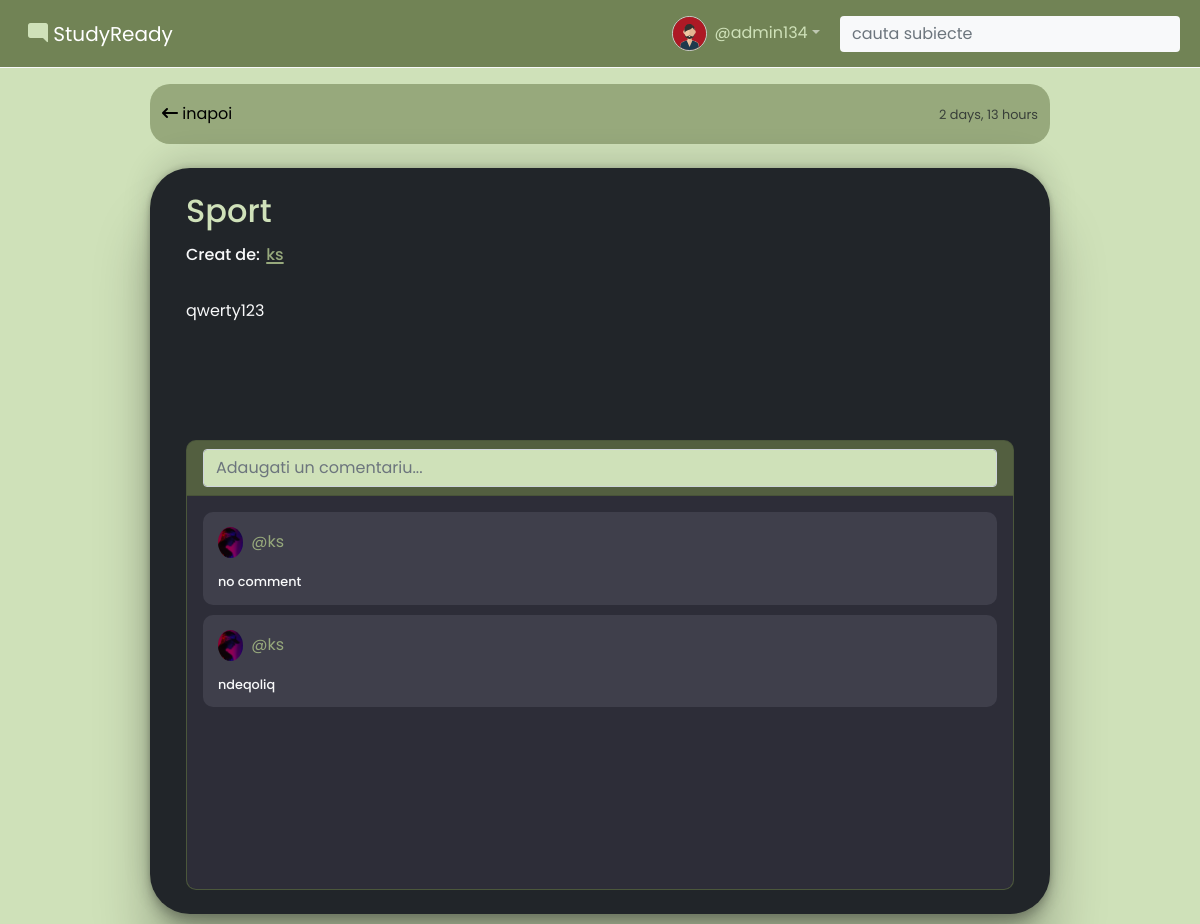
Page /room/1/ (signed in) on the committed database.
### base/models.py (models this page shows, shortened)
class User(AbstractUser):
    name = models.CharField(max_length=200, null=True)
    email = models.EmailField(null=True, unique=True)
    about = models.TextField(null=True)
    profile = models.ImageField(null=True, default="avatar.svg")
    USERNAME_FIELD = 'email'
    REQUIRED_FIELDS = []

class Room(models.Model):
    host = models.ForeignKey(User, on_delete=models.SET_NULL, null=True)
    topic = models.ForeignKey(Topic, on_delete=models.SET_NULL, null=True)
    name = models.CharField(max_length=200)
    description = models.TextField(null = True, blank=True)
    participants = models.ManyToManyField(User, related_name="participants", blank=True)
    updated = models.DateTimeField(auto_now=True)
    created = models.DateTimeField(auto_now_add=True)

class Message(models.Model):
    user = models.ForeignKey(User, on_delete=models.CASCADE)
    room = models.ForeignKey(Room, on_delete=models.CASCADE)
    body = models.TextField()
    updated = models.DateTimeField(auto_now=True)
    created = models.DateTimeField(auto_now_add=True)

### base/views.py (the view, shortened to what this page needs)
# urls.py: path('room/<str:pk>/', views.room, name="room"),
def room(request, pk):
    page = 'room'
    room = Room.objects.get(id = pk)
    recent_messages = room.message_set.all().order_by('-created')
    participants = room.participants.all()
    context = {'room': room, 'recent_messages':recent_messages,'participants':participants}
    return render(request,'base/room.html',context)

### base/templates/base/room.html (shortened to what this page needs)
{% extends 'main.html' %}
{% block content %}
	<div class="bg-light" style="height: 1px;"></div>
	<main>
		<div class="container w-75 mt-3">
			<div class="row d-flex align-items-center" id="title_row_room">
				<div class="col"><span id="title_room"> <a href="{{ request.META.HTTP_REFERER }}"
							style="text-decoration: none; color: black;"><i class="fa-solid fa-arrow-left-long"></i>
						inapoi</a></span></div>
				<div class="col text-start"><span id="time_room">{{room.created|timesince}}</span></div>
			</div>
		</div>
		<div class="container w-75 bg-dark mt-4" id="room_container" style="box-shadow: rgba(0, 0, 0, 0.25) 0px 54px 55px, rgba(0, 0, 0, 0.12) 0px -12px 30px, rgba(0, 0, 0, 0.12) 0px 4px 6px, rgba(0, 0, 0, 0.17) 0px 12px 13px, rgba(0, 0, 0, 0.09) 0px -3px 5px;">
			<div class="wrapper container w-100">
				<div class="row">
					<div class="col text-light p-4" style="overflow: auto; ">
						<div class="room_datails" style="overflow: auto; height: 200px;">
							<div class="title d-flex justify-content-between">
								<h1 class="fs-2" style="color: var(--color-intense);"> {{room.name}}</h1>
							</div>
							<h2> <span class="fs-6"> Creat de:</span> <a href="#" style="text-decoration: underline; color:var(--color-light);"><span class="fs-6">{{room.host.username}}</span></a> </h2><br>
							<p class="fs-6">{{room.description}}</p>
						</div>
						<div id="card_comments" class="mt-5 card w-100 text-dark " style="overflow: auto; background-color:var(--color-darker);">
							<div class="card-header">
								<div class="">
									{% if request.user.is_authenticated %}
									<form action="#" method="post">
										<input name="body" placeholder="Adaugati un comentariu..." class="w-100 form-control" style="background-color: var(--color-intense); color: var(--color-darker);"/>
									</form>
									{% endif %}
								</div>
							</div>
							<div class="card-body" style="background-color: #2D2D38; border: none;">
								{% for message in recent_messages %}
								<div class="wrapper w-100 text-light" id="comment">
									<div class="">
										<img src="{{message.user.profile.url}}"
										alt="" id="user_image_comment">
										<span  id="comment-user-name" class="fs-6">@{{message.user.username}}</span>
									</div>
									<h6 class="card-text mt-3 ">{{message.body}}</h6>
								</div>
								{% endfor %}
							</div>
						</div>
					</div>
				</div>
			</div>
		</div>
	</main>
{% endblock content %}

### templates/navbar.html (shortened to what this page needs)
{% load static %}
<nav class="navbar navbar-expand-lg navbar-dark text-light" id="navbar">
	<div class="container-fluid">
		<div class="align-text-bottom"><span id="logo--name--nav"><a class="navbar-brand" href="{% url 'home' %}"><i class="bi bi-chat-right-fill" id="logo_nav"></i>
					StudyReady</a></span></div>
		<div class="collapse navbar-collapse" id="navbarSupportedContent">
			<ul class="navbar-nav me-auto mb-2 mb-lg-0">
				{% if request.user.is_authenticated %}
				<li class="nav-item dropdown d-inline-flex align-items-center" style="text-decoration: none; color: black;"><a class="nav-link dropdown-toggle fs-6" href="#" id="navbarDropdown" role="button" data-bs-toggle="dropdown" aria-expanded="false">
						<img src="{{user.profile.url}}" alt="profile image" style="width: 35px; height:35px ;  border-radius: 50%; border: 1px solid #ccc;" class="mx-2"><span id="user_nav">@{{request.user.username}}</span>
					</a>
				</li>
				{% endif %}
			</ul>
			<form class="d-flex" method="get">
				<input class="form-control me-2 mx-2 bg-light border-0" type="search" placeholder="cauta subiecte" aria-label="Search" name="q">
			</form>
		</div>
	</div>
</nav>

### static/styles/style.css (style rules this page uses)
h1 { font-size: 3.9vw; }
h2 { font-size: 3.0vh; }
p { font-size: 1.7vmin; }
h6 { font-size: 0.8rem; }
body { background-color: #cfe1b9; }
#logo_nav { color: var(--color-intense); }
#user_nav { color: var(--color-intense); }
#navbar { background-color: var(--color-dark-blue); }
:root { --color-black: #000; --color-dark-blue: #718355; --color-darker: #566343; --color-light: #97a97c; --color-gray: #e5e5e5; --color-white: #fff; --color-back: #3A97E0; --color-intense: #cfe1b9; }
#title_row_room { height: 60px; background-color: var(--color-light); border-radius: 20px; float: none; }
#time_room { font-size: 0.8rem; opacity: 80%; }
#title_room { font-size: 1rem; }
#comment { background-color: #3f3f4b; }
#comment.wrapper { padding: 15px; border-radius: 10px; color: #e5e5e5; }
.wrapper { border: none; width: 30px; border-radius: 50%; margin-bottom: 10px; vertical-align: bottom; }
#user_image_comment { border-radius: 50%; width: 25px; margin-right: 4px; }
#room_container { border-radius: 40px; }
#card_comments { height: 400px; border-radius: 10px; }
#comment-user-name { color: var(--color-light); }
@media only screen and (max-width: 1201px) { #card_comments { height: 450px; border-radius: 10px; } }
@media only screen and (max-width: 1201px) { #comment-user-name { font-size: 13px; } }

### rows in the picture
User: profile (placeholder picture), user.username "admin134"
Room: created "2 days, 13 hours", name "Sport", host.username "ks", description "qwerty123"
Message: user.profile (picture), user.username "ks", body "no comment"
Message: user.profile (picture), user.username "ks", body "ndeqoliq"
